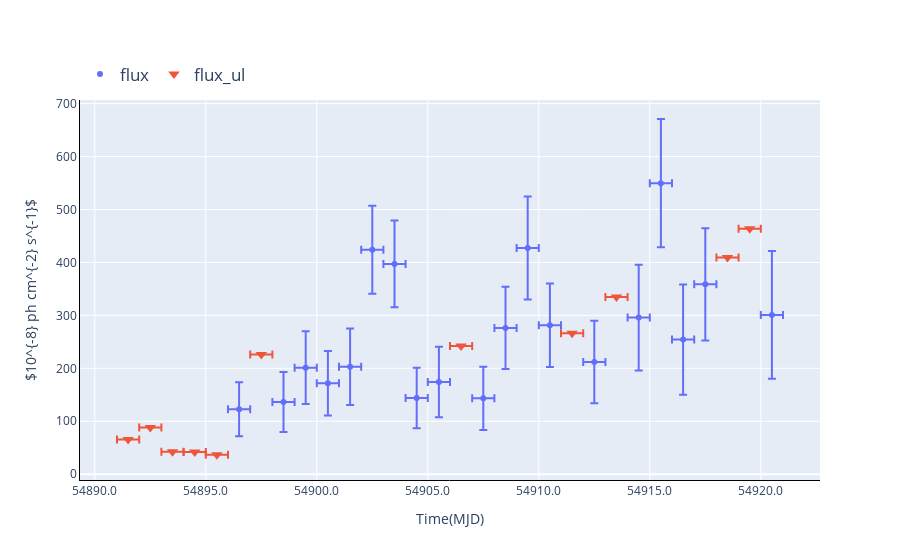

Source (notebook cell):
### Code cell
ag.displayLightCurve("mle")

### Figure 1 — Plotly figure (JSON) as saved in the notebook; plotly's stock layout.template omitted (floating-point values rounded to 4 significant figures)
{"data": [{"customdata": [[54901, 54902, 4.06], [54902, 54903, 8.058], [54903, 54904, 7.789], [54904, 54905, 3.536], [54905, 54906, 3.564], [54907, 54908, 3.524], [54908, 54909, 5.218], [54909, 54910, 6.799], [54910, 54911, 5.46], [54912, 54913, 3.953], [54914, 54915, 4.262], [54915, 54916, 7.089], [54916, 54917, 3.307], [54917, 54918, 5.554], [54920, 54921, 3.312], [54896, 54897, 3.336], [54898, 54899, 3.265], [54899, 54900, 4.1], [54900, 54901, 4.011]], "error_x": {"array": [0.5, 0.5, 0.5, 0.5, 0.5, 0.5, 0.5, 0.5, 0.5, 0.5, 0.5, 0.5, 0.5, 0.5, 0.5, 0.5, 0.5, 0.5, 0.5], "arrayminus": [0.5, 0.5, 0.5, 0.5, 0.5, 0.5, 0.5, 0.5, 0.5, 0.5, 0.5, 0.5, 0.5, 0.5, 0.5, 0.5, 0.5, 0.5, 0.5], "symmetric": false, "type": "data"}, "error_y": {"array": [72.22, 83.25, 81.91, 57.08, 66.71, 59.65, 77.6, 97.29, 78.97, 78.09, 99.82, 121.2, 104.0, 105.9, 120.7, 51.0, 56.79, 68.58, 60.84], "symmetric": true, "type": "data"}, "hovertemplate": "tstart: %{customdata[0]:.4f} - tend:%{customdata[1]:.4f}, flux: %{y:.2f} +/- %{error_y.array:.2f}, sqrts: %{customdata[2]:.4f}", "mode": "markers", "name": "flux", "x": [54900.0, 54900.0, 54900.0, 54900.0, 54910.0, 54910.0, 54910.0, 54910.0, 54910.0, 54910.0, 54910.0, 54920.0, 54920.0, 54920.0, 54920.0, 54900.0, 54900.0, 54900.0, 54900.0], "y": [203.1, 423.9, 397.2, 144.1, 174.3, 143.3, 276.3, 427.4, 281.4, 212.0, 295.9, 549.8, 254.4, 358.7, 300.9, 123.0, 136.4, 201.3, 172.0], "type": "scatter"}, {"customdata": [[54891, 54892, 0], [54906, 54907, 2.618], [54892, 54893, 0.1175], [54911, 54912, 1.754], [54913, 54914, 2.729], [54918, 54919, 2.492], [54919, 54920, 2.852], [54893, 54894, 0], [54894, 54895, 0], [54895, 54896, 0], [54897, 54898, 2.566]], "error_x": {"array": [0.5, 0.5, 0.5, 0.5, 0.5, 0.5, 0.5, 0.5, 0.5, 0.5, 0.5], "arrayminus": [0.5, 0.5, 0.5, 0.5, 0.5, 0.5, 0.5, 0.5, 0.5, 0.5, 0.5], "symmetric": false, "type": "data"}, "hovertemplate": "tstart: %{customdata[0]:.4f}, tend:%{customdata[1]:.4f}, flux_ul: %{y:.2f}, sqrts: %{customdata[2]:.4f}", "marker": {"size": 10, "symbol": "triangle-down"}, "mode": "markers", "name": "flux_ul", "x": [54890.0, 54910.0, 54890.0, 54910.0, 54910.0, 54920.0, 54920.0, 54890.0, 54890.0, 54900.0, 54900.0], "y": [65.43, 242.2, 88.41, 266.1, 334.7, 409.6, 463.6, 42.38, 41.82, 36.81, 226.1], "type": "scatter"}], "layout": {"xaxis": {"showline": true, "linecolor": "black", "title": {"text": "Time(MJD)"}, "tickformat": "g"}, "yaxis": {"showline": true, "linecolor": "black", "title": {"text": "$10^{-8} ph cm^{-2} s^{-1}$"}}, "legend": {"font": {"size": 17}, "orientation": "h", "yanchor": "bottom", "y": 1.02, "xanchor": "left"}}}
